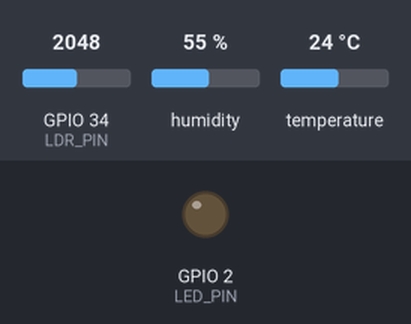
This sketch was run on a simulated ESP32. Parts: output pins drawn as LEDs (lit = HIGH). The inputs (shaded band) are chosen by the test bench; at power-on: GPIO 34 (LDR_PIN) = 2048, humidity 55 %, temperature 24 °C (analog values on the 0–4095 scale). What the sketch prints to the serial monitor is not drawn.

Above: at 3.2 s.
3.3 s: GPIO 34 (LDR_PIN) set to 872
7.1 s: GPIO 34 (LDR_PIN) set to 761
At 9.0 s:
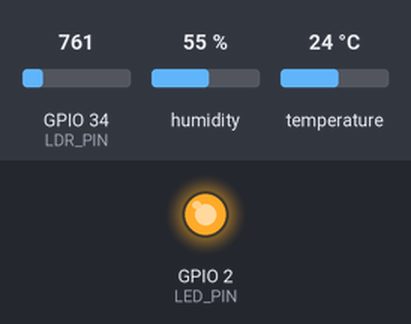
10.9 s: GPIO 34 (LDR_PIN) set to 1228
At 12.4 s:
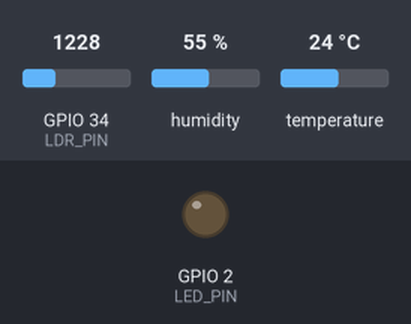
14.7 s: GPIO 34 (LDR_PIN) set to 491
At 18.0 s:
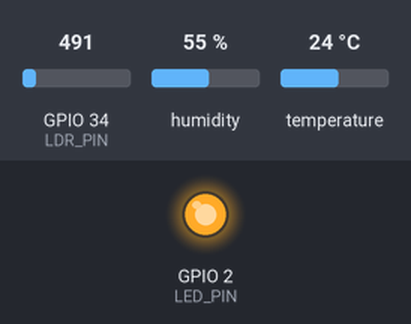
Timing chart, 0 to 19.5 s (numbered marks = the images above; inputs shaded):
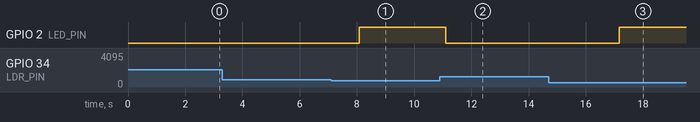

Measured:
- the behaviour switches between 819 and 818 on GPIO 34 (LDR_PIN) (found by bisection; images 0 and 1)
- after the input at 3.3 s, every drawn part: stays the same
- after the input at 7.1 s, GPIO 2 (LED_PIN): LOW → HIGH after 0.97 s
- after the input at 10.9 s, GPIO 2 (LED_PIN): HIGH → LOW after 0.20 s
- after the input at 14.7 s, GPIO 2 (LED_PIN): LOW → HIGH after 2.5 s

The sketch:

04_ldr_luz.ino
```cpp
/*
 * SESIÓN 5 - IF0112: IoT UNAULA 2026-I
 * Programa: Sensor de luz con LDR (fotorresistencia)
 * Objetivo: Aprender a leer entradas analógicas
 *
 * Conexiones LDR (Divisor de voltaje):
 * - LDR (pata 1) -> 3.3V
 * - LDR (pata 2) -> GPIO 34 (ADC) + Resistencia 10K a GND
 *
 * LED indicador:
 * - LED -> Resistencia 220Ω -> GPIO 2
 * - LED -> GND
 *
 * Principio: Cuando hay más luz, la resistencia del LDR disminuye
 * y el voltaje en el pin ADC aumenta.
 */

#include "DHT.h"

// Pines
#define DHTPIN 4
#define DHTTYPE DHT22
#define LDR_PIN 34    // GPIO34 - Entrada analógica (ADC)
#define LED_PIN 2     // LED indicador

DHT dht(DHTPIN, DHTTYPE);

void setup() {
  Serial.begin(115200);
  dht.begin();
  pinMode(LED_PIN, OUTPUT);

  // Configurar resolución del ADC (opcional)
  // ESP32 tiene ADC de 12 bits (0-4095)
  analogReadResolution(12);

  Serial.println("================================");
  Serial.println("  UNAULA - IF0112 - IoT 2026-I");
  Serial.println("  Sesión 5: DHT22 + LDR");
  Serial.println("================================");
  Serial.println("Cubre el LDR para ver cambios");
  Serial.println("");

  delay(2000);
}

void loop() {
  // Leer sensores
  float temperatura = dht.readTemperature();
  float humedad = dht.readHumidity();
  int valorLuz = analogRead(LDR_PIN);  // Valor 0-4095

  // Verificar DHT
  if (isnan(temperatura) || isnan(humedad)) {
    Serial.println("Error leyendo DHT!");
    return;
  }

  // Convertir valor LDR a porcentaje (aproximado)
  // 0 = oscuro, 4095 = muy luminoso
  int porcentajeLuz = map(valorLuz, 0, 4095, 0, 100);

  // Determinar nivel de luz
  String nivelLuz;
  if (porcentajeLuz < 20) {
    nivelLuz = "Oscuro";
    digitalWrite(LED_PIN, HIGH);  // Encender LED si está oscuro
  } else if (porcentajeLuz < 60) {
    nivelLuz = "Normal";
    digitalWrite(LED_PIN, LOW);
  } else {
    nivelLuz = "Brillante";
    digitalWrite(LED_PIN, LOW);
  }

  // Mostrar datos
  Serial.println("┌──────────────────────────────┐");
  Serial.print("│ Temperatura: ");
  Serial.print(temperatura);
  Serial.println(" °C           │");

  Serial.print("│ Humedad:     ");
  Serial.print(humedad);
  Serial.println(" %            │");

  Serial.print("│ Luz:         ");
  Serial.print(valorLuz);
  Serial.print(" (");
  Serial.print(porcentajeLuz);
  Serial.print("%)    │");
  Serial.println("");

  Serial.print("│ Nivel:       ");
  Serial.print(nivelLuz);
  Serial.println("           │");
  Serial.println("└──────────────────────────────┘");
  Serial.println("");

  delay(3000);
}
```
